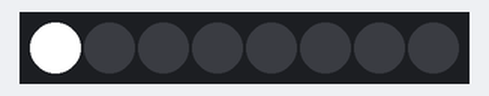
Recording of a sketch running on a simulated Arduino Uno, built with avr-gcc and run on an emulated ATmega328P. On the bench: 8 RGB LEDs in strip order, left to right.

Above: at 0.1 s.
At 0.6 s:
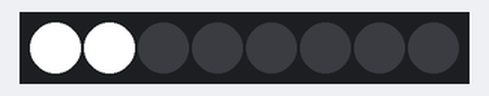
At 1.1 s:
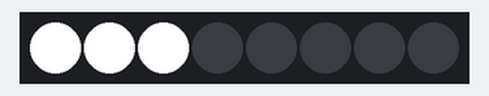
At 1.6 s:
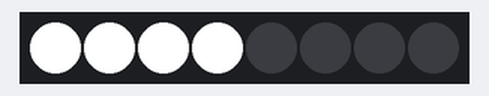
At 2.6 s:
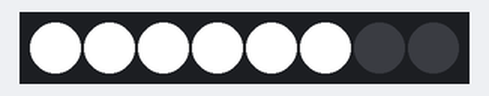
At 3.6 s:
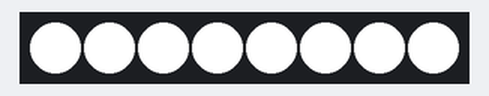
Timing chart, 0 to 40.0 s (numbered marks = the images above):
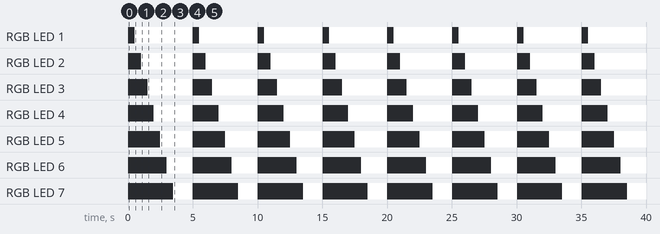

The sketch:

led.ino
```cpp
#include <FastLED.h>


#define NUM_LEDS 8


#define DATA_PIN 8
#define CLOCK_PIN 13

CRGB leds[NUM_LEDS];

void setup()
{

    FastLED.addLeds<NEOPIXEL, DATA_PIN>(leds, NUM_LEDS);

}

void loop()
{
  fill_solid(leds, NUM_LEDS, CRGB::Black);
  FastLED.show();

  for(int i = 0; i <= NUM_LEDS-1; i++)
  {

    leds[i] = 0xFFFFFF;

    FastLED.show();
    delay(500);
  }
  delay(1000);

}
```

Measured:
- by itself, RGB LED 1: alternates RGB(255, 255, 255) for 4.5 s and off for 0.50 s
- by itself, RGB LED 2: alternates RGB(255, 255, 255) for 4.0 s and off for 1.0 s
- by itself, RGB LED 3: alternates RGB(255, 255, 255) for 3.5 s and off for 1.5 s
- by itself, RGB LED 4: alternates RGB(255, 255, 255) for 3.0 s and off for 2.0 s
- by itself, RGB LED 5: alternates RGB(255, 255, 255) for 2.5 s and off for 2.5 s
- by itself, RGB LED 6: alternates RGB(255, 255, 255) for 2.0 s and off for 3.0 s
- by itself, RGB LED 7: alternates RGB(255, 255, 255) for 1.5 s and off for 3.5 s
